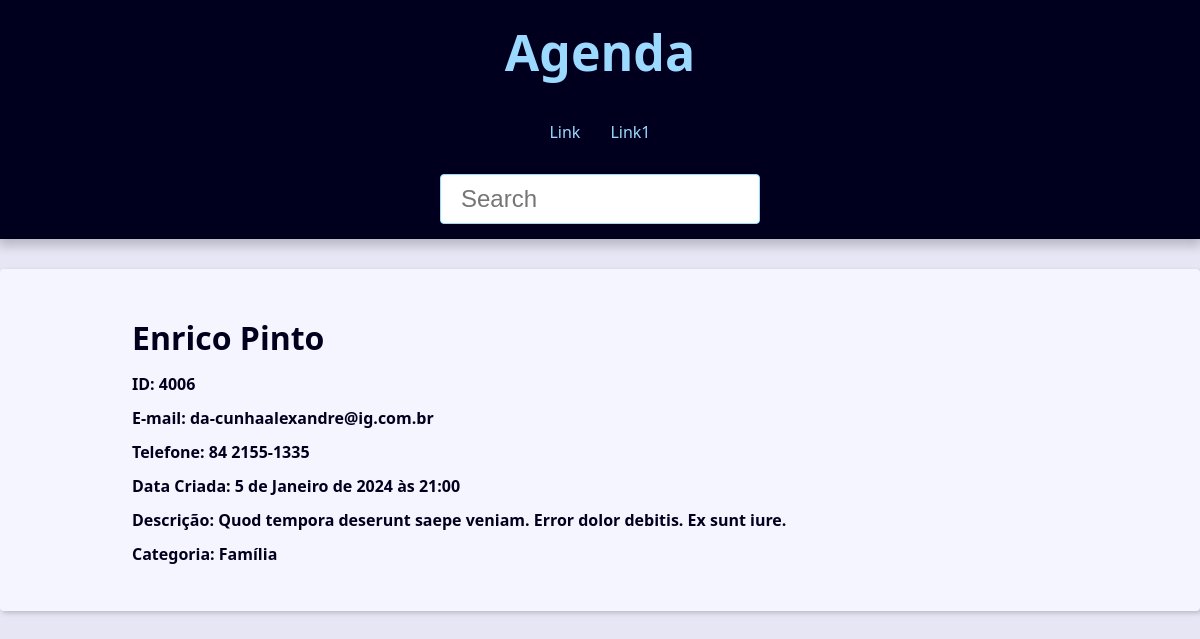
The page /contact/4006/ on the database its author committed.
### contact/models.py (models this page shows, shortened)
class Contact(models.Model):
    first_name = models.CharField(max_length=50)
    last_name = models.CharField(max_length=50, blank=True, )
    phone = models.CharField(max_length=50, verbose_name='Telefone')
    email = models.EmailField(max_length=254, blank=True)
    created_date = models.DateTimeField(default=timezone.now)
    description = models.TextField(blank=True)
    show = models.BooleanField(default=True)
    picture = models.ImageField(blank=True, upload_to='pictures/%Y/%m/')
    category = models.ForeignKey(
        Category,
        on_delete= models.SET_NULL,
        blank=True, null=True
        )
    owner = models.ForeignKey(
        User,
        on_delete= models.SET_NULL,
        blank=True, null=True
        )

class Category(models.Model):
    class Meta:
        verbose_name = 'Category'
        verbose_name_plural = 'Categories'
    name = models.CharField(max_length=50)
    def __str__(self) -> str:
        return self.name

### contact/views/contact_views.py (the view)
# urls.py: path('contact/<int:contact_id>/', views.contact, name='contact'),
def contact(request,  contact_id):
    single_contact = get_object_or_404(
        Contact,pk=contact_id, show=True,
        )
    contact_name = f'{single_contact.first_name} {single_contact.last_name}'
    context = {
        'contact': single_contact,
        'site_title': contact_name
    }
    return render(
        request,
        'contact/contact.html',
        context
    )

### contact/templates/contact/contact.html
{% extends 'global/base.html' %}
{% block content %}
   <div class="single-contact">
      <h1 class="single-contact-name">
        {{ contact.first_name }} {{ contact.last_name }}
      </h1>
      <p>
        <b>ID: {{ contact.id }}</b>
    </p>
    <p>
        <b>E-mail: {{ contact.email }}</b>
    </p>
    <p>
        <b>Telefone: {{ contact.phone }}</b>
    </p>
    <p>
        <b>Data Criada: {{ contact.created_date }}</b>
    </p>
    <p>
        <b>Descrição: {{ contact.description }}</b>
    </p>
    <p>
        <b>Categoria: {{ contact.category }}</b>
    </p>
   </div>
{% endblock content %}

### base_static/global/css/style.css (style rules this page uses)
:root { --spacing: 1.5rem; --link-dark-color: rgb(0, 83, 134); --link-light-color: rgb(156, 217, 255); --clr-white: rgb(245, 245, 255); --clr-black: rgb(0, 0, 30); --clr-light-gray: rgb(230, 230, 245); --clr-dark-shadow-5: rgba(0, 0, 10, 5%); --clr-dark-shadow-10: rgba(0, 0, 10, 10%); --clr-dark-shadow-20: rgba(0, 0, 10, 20%); --clr-light-shadow-5: rgba(200, 200, 255, 5%); --clr-light-shadow-10: rgba(200, 200, 255, 10%); --clr-light-shadow-20: rgba(200, 200, 255, 20%); --main-page-width: 120rem; --table-min-width: 60rem; --biggest-font-size: 5rem; --bigger-font-size: 4rem; --big-font-size: 3.2rem; --medium-font-size: 2.4rem; --small-font-size: 1.6rem; --smaller-font-size: 1.4rem; --smallest-font-size: 1.2rem; --transition-fast: 300ms; --transition-medium: 600ms; --transition-slow: 1s; --default-border-radius: 4px; }
*, *::before, *::after { margin: 0; padding: 0; box-sizing: border-box; }
html { font-size: 62.5%; }
body { font-family: system-ui, -apple-system, BlinkMacSystemFont, 'Segoe UI', Roboto, Oxygen, Ubuntu, Cantarell, 'Open Sans', 'Helvetica Neue', sans-serif; line-height: 1.5; font-size: var(--small-font-size); color: var(--clr-black); -webkit-font-smoothing: antialiased; background: var(--clr-light-gray); }
@media (min-width: 600px) { .single-contact { max-width: 80%; margin: calc(var(--spacing) * 2) auto; } }
.single-contact h1 { margin: 1rem 0; }
.single-contact p { margin: 1rem 0; }

### rows shown on the page
Contact: first_name "Enrico", last_name "Pinto", id "4006", email "da-cunhaalexandre@ig.com.br", phone "84 2155-1335", created_date "5 de Janeiro de 2024 às 21:00", description "Quod tempora deserunt saepe veniam. Error dolor debitis. Ex sunt iure.", category "Família"
